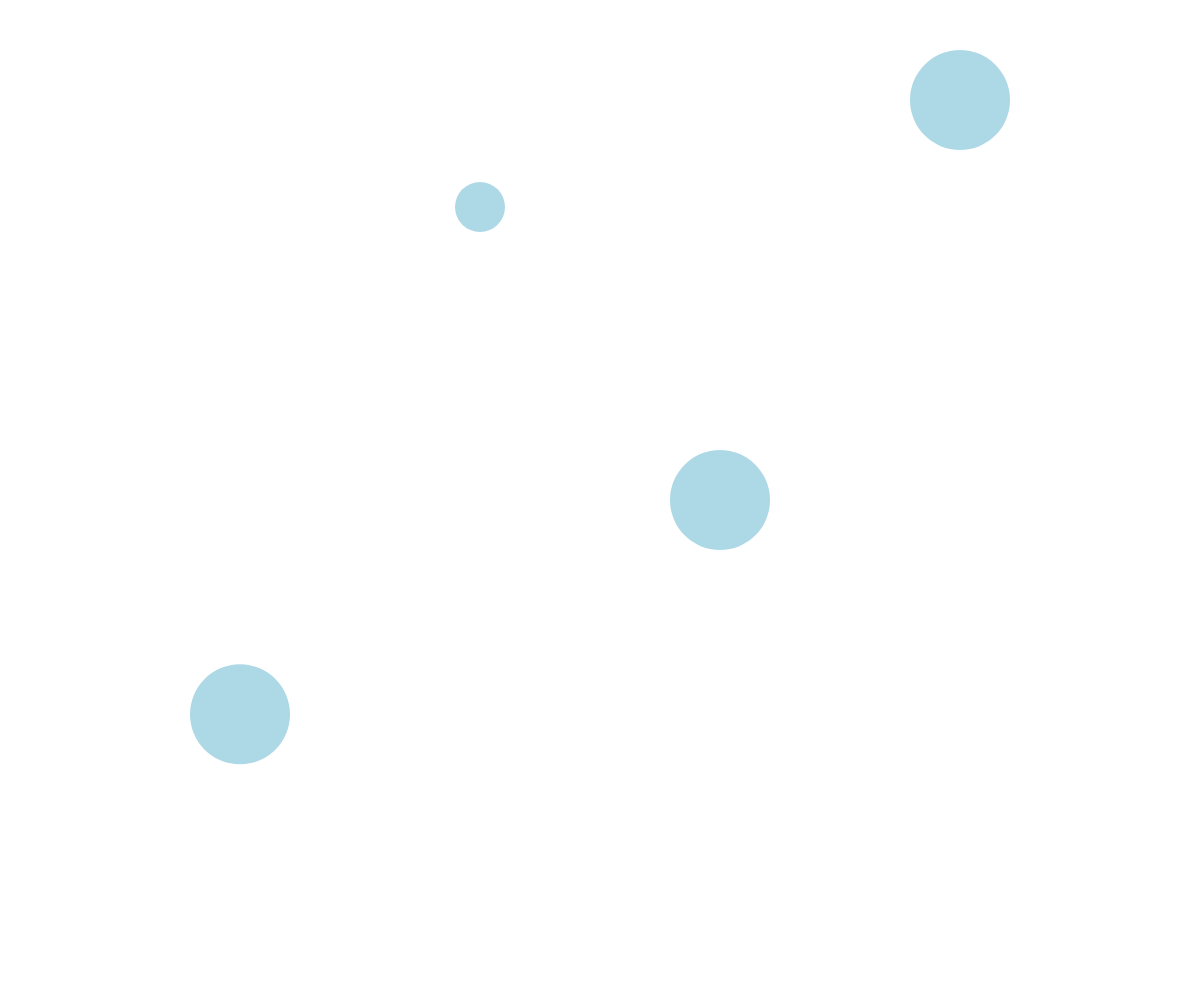
Frame 1 (no input)
Frame 60 (no input): identical to frame 1, image omitted
Frame 120 (the mouse pressed at the canvas centre since frame 60): identical to frame 1, image omitted

The p5.js sketch that drew this single still picture (run headless with seeded random() and noise() and a simulated clock; from frame 60 on, the mouse is pressed at the canvas centre):

// p5.js sketch
// ── sketch.js
let sizes = [100, 50, 100, 100]; //This is the most basic way to make an array. It's great for storing a bunch of numbers that we already know!
let heights = []; //Here we say that there is an array called heights and that it should start empty.

function setup() {
  createCanvas(windowWidth, windowHeight);
  noStroke();

  //here we can initialise each element in our array individually
  heights[0] = random(height); //we can't use p5.js functions like random outside of setup or draw - that's why we wanted to declare our array starting empty!
  heights[1] = random(height);
  heights[2] = height/2; //we also don't have access to the height variable until after createCanvas
  heights[3] = 100;
}

function draw() {
  background(255);
  fill('lightblue');

  //see if you can turn this bit into a for loop
  circle(width*0.20, heights[0], sizes[0]);
  circle(width*0.40, heights[1], sizes[1]);
  circle(width*0.60, heights[2], sizes[2]);
  circle(width*0.80, heights[3], sizes[3]);
}
